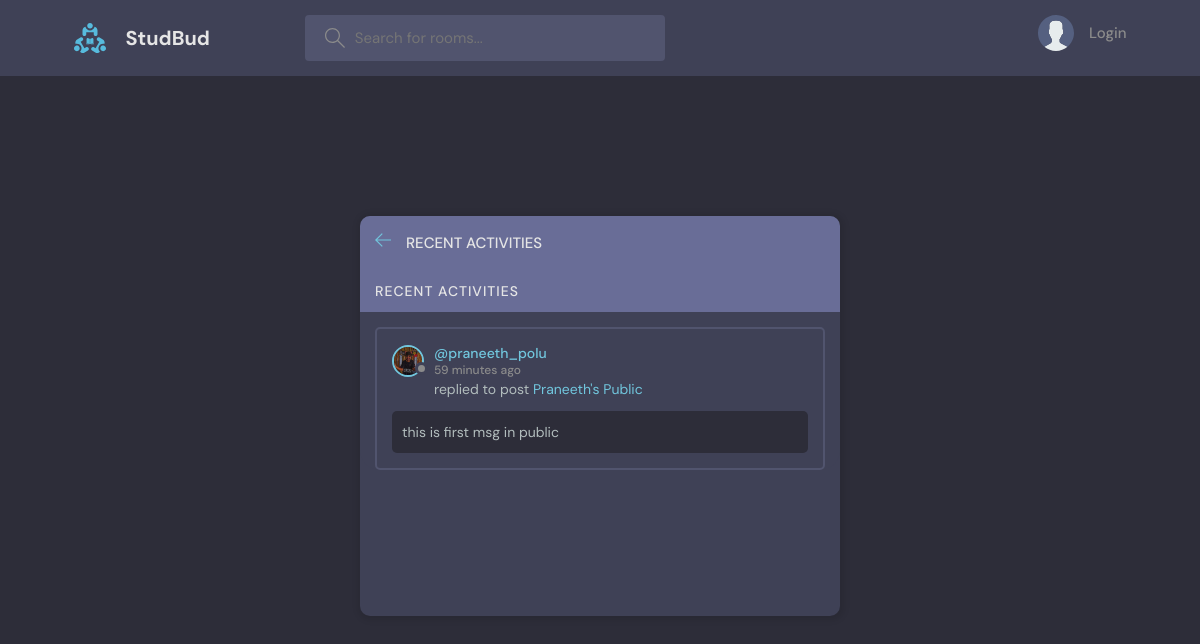
The page /activity/ on the database its author committed.
### base/models.py (models this page shows, shortened)
class Message(models.Model):
    user = models.ForeignKey(User, on_delete=models.CASCADE)
    room = models.ForeignKey(Room, on_delete=models.CASCADE)
    body = models.TextField(null=True, blank=True)
    updated = models.DateTimeField(auto_now=True)
    created = models.DateTimeField(auto_now_add=True)
    class Meta:
        ordering = ['-created']

class User(AbstractUser):
    name = models.CharField(max_length = 200, null = True)
    email = models.EmailField(max_length = 200, unique=True, null = True)
    bio = models.TextField(blank = True, null = True)
    avatar= models.ImageField(null = True, default = 'avatar.jpg', upload_to = 'avatar')
    USERNAME_FIELD = 'username'
    REQUIRED_FIELDS = ['email']

class Room(models.Model):
    host = models.ForeignKey(User, on_delete=models.SET_NULL, null=True)
    topic = models.ForeignKey(Topic, on_delete=models.SET_NULL, null=True)
    name = models.CharField(max_length=100)
    description = models.TextField(null=True, blank=True)
    participants = models.ManyToManyField(User, related_name='participants', blank=True)
    updated = models.DateTimeField(auto_now=True)
    created = models.DateTimeField(auto_now_add=True)
    PRIVACY_CHOICES = [
        ('public', 'Public'),
        ('private', 'Private'),
    ]
    privacy = models.CharField(
        max_length=7,
        choices=PRIVACY_CHOICES,
        default='public',
    )
    password = models.CharField(
        max_length=128,  # you can increase this if needed
        null=True,
        blank=True,
        help_text="Password for private rooms"
    )
    class Meta:
        ordering = ['-updated']
    def __str__(self):
        return self.name

### base/views.py (the view)
# urls.py: path('activity/', views.activityPage, name='activity'),
def activityPage(request):
    room_messages = Message.objects.all()
    return render(request, 'base/activity.html',{'room_messages': room_messages})

### base/templates/base/activity.html (shortened to what this page needs)
{% block content %}
    {% include 'main.html' %}
    <main class="layout">
        <div class="container">
            <div class="layout__box">
                <div class="layout__boxHeader">
                    <div class="layout__boxTitle">
                        <a href="{% url 'home' %}">
                            <svg version="1.1" xmlns="http://www.w3.org/2000/svg" width="32" height="32"
                                 viewBox="0 0 32 32">
                                <title>arrow-left</title>
                                <path
                                        d="M13.723 2.286l-13.723 13.714 13.719 13.714 1.616-1.611-10.96-10.96h27.625v-2.286h-27.625l10.965-10.965-1.616-1.607z"
                                ></path>
                            </svg>
                        </a>
                        <h3>Recent Activities</h3>
                    </div>
                </div>
                <div class="activities">
                    <div class="activities__header">
                        <h2>Recent Activities</h2>
                    </div>
                    {% for message in room_messages %}
                        <div class="activities__box">
                            <div class="activities__boxHeader roomListRoom__header">
                                <a href="{% url 'user_profile' message.user.id %}" class="roomListRoom__author">
                                    <div class="avatar avatar--small">
                                        <img src="{{ message.user.avatar.url }}"/>
                                    </div>
                                    <p>
                                        @{{ message.user }}
                                        <span>{{ message.created|timesince }} ago</span>
                                    </p>
                                </a>
                            </div>
                            <div class="activities__boxContent">
                                <p>replied to post <a href="{% url 'room'  message.room.id %}">{{ message.room }}</a>
                                </p>
                                <div class="activities__boxRoomContent">
                                    {{ message.body }}
                                </div>
                            </div>
                        </div>
                    {% endfor %}
                </div>
            </div>
        </div>
    </main>
{% endblock %}

### static/styles/style.css (style rules this page uses)
:root { --color-main: #71c6dd; --color-main-light: #e1f6fb; --color-dark: #3f4156; --color-dark-medium: #51546e; --color-dark-light: #696d97; --color-light: #e5e5e5; --color-gray: #8b8b8b; --color-light-gray: #b2bdbd; --color-bg: #2d2d39; --color-success: #5dd693; --color-error: #fc4b0b; }
* { font-family: "DM Sans", -apple-system, BlinkMacSystemFont, "Segoe UI", Roboto, Oxygen, Ubuntu, Cantarell, "Open Sans", "Helvetica Neue", sans-serif; margin: 0; padding: 0; box-sizing: border-box; text-rendering: optimizeLegibility; font-size: inherit; }
html { font-size: 56.25%; }
@media only screen and (min-width: 1200px) { html { font-size: 62.5%; } }
body { line-height: 1.6; font-weight: 400; font-size: 1.5rem; color: var(--color-light-gray); background-color: var(--color-bg); min-height: 100vh; }
img { width: 100%; }
a { display: inline-block; color: var(--color-main); text-decoration: none; }
.container { max-width: 120rem; width: 90%; margin: auto; }
.avatar { position: relative; display: inline-block; border-radius: 50%; border: 2px solid var(--color-main); }
.avatar img { display: block; border-radius: 50%; object-fit: cover; object-position: center; }
.avatar::after { content: ""; display: block; position: absolute; background-color: var(--color-gray); z-index: 111; border-radius: 50%; border: 0.3rem solid var(--color-dark); }
.avatar.avatar--small img { width: 2.8rem; height: 2.8rem; }
.avatar.avatar--small:after { width: 0.7rem; height: 0.7rem; bottom: 0px; right: -6px; }
.layout { margin-top: 2.4rem; }
.layout > .container { display: flex; justify-content: space-between; align-items: flex-start; }
.layout__box { width: 90%; max-width: 48rem; min-height: 40rem; position: absolute; top: 50%; left: 50%; transform: translate(-50%, -46%); background-color: var(--color-dark); border-radius: 1rem; box-shadow: 1px 1px 6px 3px rgba(0, 0, 0, 0.1); overflow: hidden; }
.layout__boxHeader { display: flex; padding: 1.5rem; background-color: var(--color-dark-light); }
.layout__boxTitle { display: flex; gap: 1.5rem; align-items: center; }
.layout__boxTitle h3 { text-transform: uppercase; font-weight: 500; color: var(--color-light); }
.layout__boxTitle svg { width: 1.6rem; height: 1.6rem; fill: var(--color-main); }
.roomListRoom__header { display: flex; justify-content: space-between; align-items: center; }
.roomListRoom__author { font-weight: 500; display: flex; align-items: center; gap: 1rem; }
.activities { background: var(--color-dark); border-radius: 20px; }
.activities__header h2 { background-color: var(--color-dark-light); text-transform: uppercase; font-weight: 500; padding: 1rem 1.5rem; color: var(--color-light); letter-spacing: 1px; font-size: 1.4rem; }
.activities__box { margin: 1.5rem; padding: 1.5rem; border: 2px solid var(--color-dark-medium); border-radius: 5px; }
.activities__boxHeader p { font-size: 1.4rem; line-height: 1.3; }
.activities__boxHeader p span { color: var(--color-gray); font-size: 1.2rem; display: block; }
.activities__boxContent { margin-left: 4.2rem; }
.activities__boxContent { font-size: 1.4rem; }
.activities__boxRoomContent { background: var(--color-bg); padding: 1rem; border-radius: 5px; margin-top: 1rem; margin-left: -4.2rem; }
.activities { max-height: none; overflow-y: visible; }

### rows shown on the page
Message: user.avatar (picture), user "praneeth_polu", created "59 minutes", room "Praneeth's Public", body "this is first msg in public"
